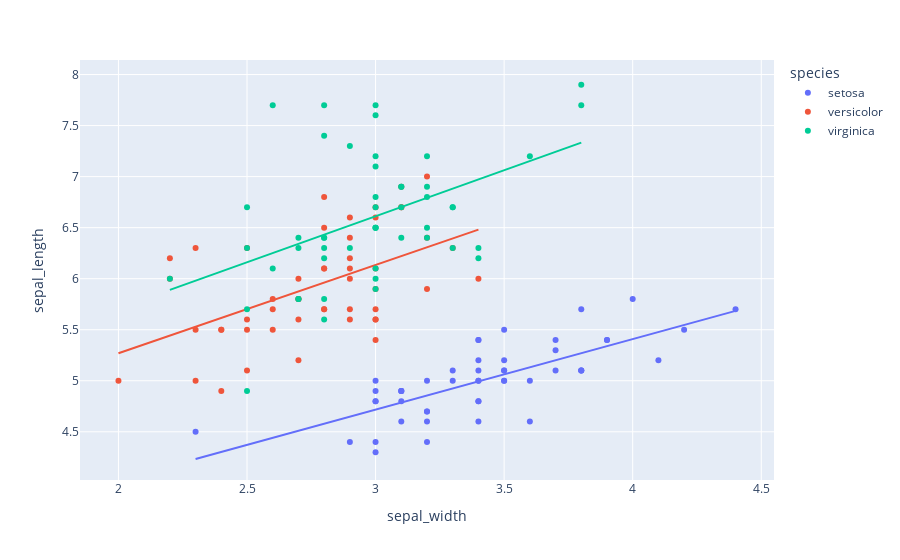

Notebook source saved alongside this figure:
### Markdown cell above
**trendline(str)**- L'une des options suivantes : "ols", "lowess", "rolling", "expanding" ou "ewm". Si 'ols', une ligne de régression des moindres carrés ordinaires sera tracée pour chaque groupe de couleurs/symboles discrets. Si " lowess", une ligne de lissage du nuage de points pondéré localement sera tracée pour chaque groupe de couleurs/symboles discrets. Si "rolling", une ligne "rolling" (par exemple, moyenne "rolling", médiane "rolling") sera tracée pour chaque groupe de couleurs/symboles discrets. Si "expansion", une ligne d'expansion (par exemple, moyenne d'expansion, somme d'expansion) sera tracée pour chaque groupe de couleurs/symboles discrets. Si 'ewm', une ligne de Moment exponentiellement pondéré (par exemple, moyenne mobile exponentiellement pondérée) sera tracée pour chaque groupe de couleurs/symboles discrets. Voir la documentation des fonctions dans plotly.express.trendline_functions pour plus de détails sur ces fonctions et comment les configurer avec l'argument trendline_options.

### Code cell
fig = px.scatter(df, x = "sepal_width", y = "sepal_length", color = "species", trendline = "ols")
fig.show()

### Figure 1 — Plotly figure (JSON) as saved in the notebook; plotly's stock layout.template omitted (floating-point values rounded to 4 significant figures)
{"data": [{"hovertemplate": "species=setosa<br>sepal_width=%{x}<br>sepal_length=%{y}<extra></extra>", "legendgroup": "setosa", "marker": {"color": "#636efa", "symbol": "circle"}, "mode": "markers", "name": "setosa", "orientation": "v", "showlegend": true, "type": "scatter", "x": [3.5, 3, 3.2, 3.1, 3.6, 3.9, 3.4, 3.4, 2.9, 3.1, 3.7, 3.4, 3, 3, 4, 4.4, 3.9, 3.5, 3.8, 3.8, 3.4, 3.7, 3.6, 3.3, 3.4, 3, 3.4, 3.5, 3.4, 3.2, 3.1, 3.4, 4.1, 4.2, 3.1, 3.2, 3.5, 3.1, 3, 3.4, 3.5, 2.3, 3.2, 3.5, 3.8, 3, 3.8, 3.2, 3.7, 3.3], "xaxis": "x", "y": [5.1, 4.9, 4.7, 4.6, 5, 5.4, 4.6, 5, 4.4, 4.9, 5.4, 4.8, 4.8, 4.3, 5.8, 5.7, 5.4, 5.1, 5.7, 5.1, 5.4, 5.1, 4.6, 5.1, 4.8, 5, 5, 5.2, 5.2, 4.7, 4.8, 5.4, 5.2, 5.5, 4.9, 5, 5.5, 4.9, 4.4, 5.1, 5, 4.5, 4.4, 5, 5.1, 4.8, 5.1, 4.6, 5.3, 5], "yaxis": "y"}, {"hovertemplate": "<b>OLS trendline</b><br>sepal_length = 0.690854 * sepal_width + 2.64466<br>R<sup>2</sup>=0.557681<br><br>species=setosa<br>sepal_width=%{x}<br>sepal_length=%{y} <b>(trend)</b><extra></extra>", "legendgroup": "setosa", "marker": {"color": "#636efa", "symbol": "circle"}, "mode": "lines", "name": "setosa", "showlegend": false, "type": "scatter", "x": [2.3, 2.9, 3, 3, 3, 3, 3, 3, 3.1, 3.1, 3.1, 3.1, 3.1, 3.2, 3.2, 3.2, 3.2, 3.2, 3.3, 3.3, 3.4, 3.4, 3.4, 3.4, 3.4, 3.4, 3.4, 3.4, 3.4, 3.5, 3.5, 3.5, 3.5, 3.5, 3.5, 3.6, 3.6, 3.7, 3.7, 3.7, 3.8, 3.8, 3.8, 3.8, 3.9, 3.9, 4, 4.1, 4.2, 4.4], "xaxis": "x", "y": [4.234, 4.648, 4.717, 4.717, 4.717, 4.717, 4.717, 4.717, 4.786, 4.786, 4.786, 4.786, 4.786, 4.855, 4.855, 4.855, 4.855, 4.855, 4.924, 4.924, 4.994, 4.994, 4.994, 4.994, 4.994, 4.994, 4.994, 4.994, 4.994, 5.063, 5.063, 5.063, 5.063, 5.063, 5.063, 5.132, 5.132, 5.201, 5.201, 5.201, 5.27, 5.27, 5.27, 5.27, 5.339, 5.339, 5.408, 5.477, 5.546, 5.684], "yaxis": "y"}, {"hovertemplate": "species=versicolor<br>sepal_width=%{x}<br>sepal_length=%{y}<extra></extra>", "legendgroup": "versicolor", "marker": {"color": "#EF553B", "symbol": "circle"}, "mode": "markers", "name": "versicolor", "orientation": "v", "showlegend": true, "type": "scatter", "x": [3.2, 3.2, 3.1, 2.3, 2.8, 2.8, 3.3, 2.4, 2.9, 2.7, 2, 3, 2.2, 2.9, 2.9, 3.1, 3, 2.7, 2.2, 2.5, 3.2, 2.8, 2.5, 2.8, 2.9, 3, 2.8, 3, 2.9, 2.6, 2.4, 2.4, 2.7, 2.7, 3, 3.4, 3.1, 2.3, 3, 2.5, 2.6, 3, 2.6, 2.3, 2.7, 3, 2.9, 2.9, 2.5, 2.8], "xaxis": "x", "y": [7, 6.4, 6.9, 5.5, 6.5, 5.7, 6.3, 4.9, 6.6, 5.2, 5, 5.9, 6, 6.1, 5.6, 6.7, 5.6, 5.8, 6.2, 5.6, 5.9, 6.1, 6.3, 6.1, 6.4, 6.6, 6.8, 6.7, 6, 5.7, 5.5, 5.5, 5.8, 6, 5.4, 6, 6.7, 6.3, 5.6, 5.5, 5.5, 6.1, 5.8, 5, 5.6, 5.7, 5.7, 6.2, 5.1, 5.7], "yaxis": "y"}, {"hovertemplate": "<b>OLS trendline</b><br>sepal_length = 0.865078 * sepal_width + 3.53973<br>R<sup>2</sup>=0.276582<br><br>species=versicolor<br>sepal_width=%{x}<br>sepal_length=%{y} <b>(trend)</b><extra></extra>", "legendgroup": "versicolor", "marker": {"color": "#EF553B", "symbol": "circle"}, "mode": "lines", "name": "versicolor", "showlegend": false, "type": "scatter", "x": [2, 2.2, 2.2, 2.3, 2.3, 2.3, 2.4, 2.4, 2.4, 2.5, 2.5, 2.5, 2.5, 2.6, 2.6, 2.6, 2.7, 2.7, 2.7, 2.7, 2.7, 2.8, 2.8, 2.8, 2.8, 2.8, 2.8, 2.9, 2.9, 2.9, 2.9, 2.9, 2.9, 2.9, 3, 3, 3, 3, 3, 3, 3, 3, 3.1, 3.1, 3.1, 3.2, 3.2, 3.2, 3.3, 3.4], "xaxis": "x", "y": [5.27, 5.443, 5.443, 5.529, 5.529, 5.529, 5.616, 5.616, 5.616, 5.702, 5.702, 5.702, 5.702, 5.789, 5.789, 5.789, 5.875, 5.875, 5.875, 5.875, 5.875, 5.962, 5.962, 5.962, 5.962, 5.962, 5.962, 6.048, 6.048, 6.048, 6.048, 6.048, 6.048, 6.048, 6.135, 6.135, 6.135, 6.135, 6.135, 6.135, 6.135, 6.135, 6.221, 6.221, 6.221, 6.308, 6.308, 6.308, 6.394, 6.481], "yaxis": "y"}, {"hovertemplate": "species=virginica<br>sepal_width=%{x}<br>sepal_length=%{y}<extra></extra>", "legendgroup": "virginica", "marker": {"color": "#00cc96", "symbol": "circle"}, "mode": "markers", "name": "virginica", "orientation": "v", "showlegend": true, "type": "scatter", "x": [3.3, 2.7, 3, 2.9, 3, 3, 2.5, 2.9, 2.5, 3.6, 3.2, 2.7, 3, 2.5, 2.8, 3.2, 3, 3.8, 2.6, 2.2, 3.2, 2.8, 2.8, 2.7, 3.3, 3.2, 2.8, 3, 2.8, 3, 2.8, 3.8, 2.8, 2.8, 2.6, 3, 3.4, 3.1, 3, 3.1, 3.1, 3.1, 2.7, 3.2, 3.3, 3, 2.5, 3, 3.4, 3], "xaxis": "x", "y": [6.3, 5.8, 7.1, 6.3, 6.5, 7.6, 4.9, 7.3, 6.7, 7.2, 6.5, 6.4, 6.8, 5.7, 5.8, 6.4, 6.5, 7.7, 7.7, 6, 6.9, 5.6, 7.7, 6.3, 6.7, 7.2, 6.2, 6.1, 6.4, 7.2, 7.4, 7.9, 6.4, 6.3, 6.1, 7.7, 6.3, 6.4, 6, 6.9, 6.7, 6.9, 5.8, 6.8, 6.7, 6.7, 6.3, 6.5, 6.2, 5.9], "yaxis": "y"}, {"hovertemplate": "<b>OLS trendline</b><br>sepal_length = 0.901534 * sepal_width + 3.90684<br>R<sup>2</sup>=0.209057<br><br>species=virginica<br>sepal_width=%{x}<br>sepal_length=%{y} <b>(trend)</b><extra></extra>", "legendgroup": "virginica", "marker": {"color": "#00cc96", "symbol": "circle"}, "mode": "lines", "name": "virginica", "showlegend": false, "type": "scatter", "x": [2.2, 2.5, 2.5, 2.5, 2.5, 2.6, 2.6, 2.7, 2.7, 2.7, 2.7, 2.8, 2.8, 2.8, 2.8, 2.8, 2.8, 2.8, 2.8, 2.9, 2.9, 3, 3, 3, 3, 3, 3, 3, 3, 3, 3, 3, 3, 3.1, 3.1, 3.1, 3.1, 3.2, 3.2, 3.2, 3.2, 3.2, 3.3, 3.3, 3.3, 3.4, 3.4, 3.6, 3.8, 3.8], "xaxis": "x", "y": [5.89, 6.161, 6.161, 6.161, 6.161, 6.251, 6.251, 6.341, 6.341, 6.341, 6.341, 6.431, 6.431, 6.431, 6.431, 6.431, 6.431, 6.431, 6.431, 6.521, 6.521, 6.611, 6.611, 6.611, 6.611, 6.611, 6.611, 6.611, 6.611, 6.611, 6.611, 6.611, 6.611, 6.702, 6.702, 6.702, 6.702, 6.792, 6.792, 6.792, 6.792, 6.792, 6.882, 6.882, 6.882, 6.972, 6.972, 7.152, 7.333, 7.333], "yaxis": "y"}], "layout": {"legend": {"title": {"text": "species"}, "tracegroupgap": 0}, "margin": {"t": 60}, "xaxis": {"anchor": "y", "domain": [0, 1], "title": {"text": "sepal_width"}}, "yaxis": {"anchor": "x", "domain": [0, 1], "title": {"text": "sepal_length"}}}}
